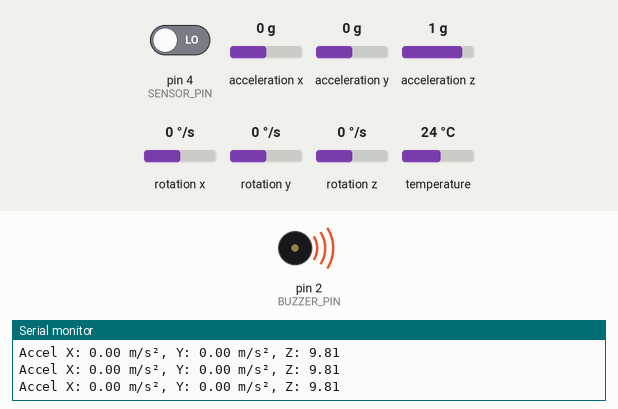
A sketch run on a simulated Arduino Uno, built with avr-gcc and run on an emulated ATmega328P. On the bench: buzzer (waves = sounding, pin HIGH), the last lines printed to the serial monitor. The test bench sets the inputs (shaded band); at power-on: pin 4 (SENSOR_PIN) LOW, acceleration x 0 g, acceleration y 0 g, acceleration z 1 g, rotation x 0 °/s, rotation y 0 °/s, rotation z 0 °/s, temperature 24 °C.

Above: at 1.2 s.
1.3 s: pin 4 (SENSOR_PIN) driven HIGH
At 1.7 s:
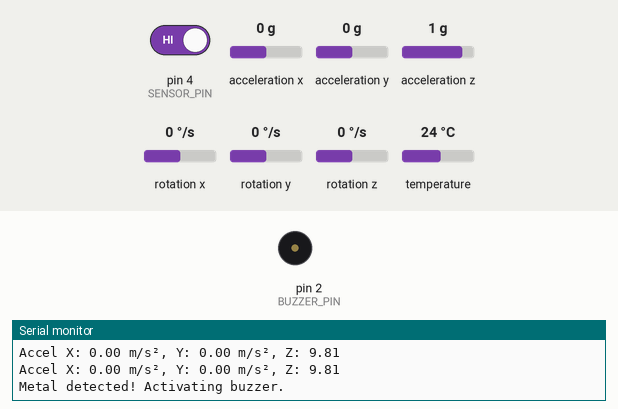
4.3 s: pin 4 (SENSOR_PIN) driven LOW
At 5.5 s:
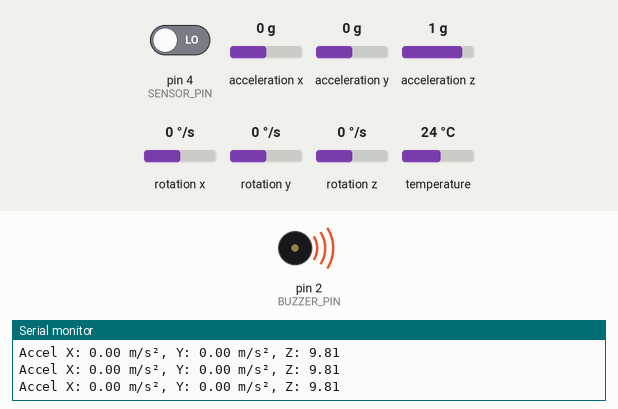
Timing chart, 0 to 7.3 s (numbered marks = the images above; inputs shaded):
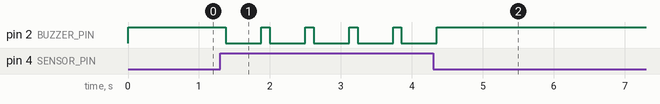

The sketch:

smart_helmet.ino
```cpp
#include <Wire.h>
#include <Adafruit_MPU6050.h>
#include <Adafruit_Sensor.h>

#define BUZZER_PIN 2
#define SENSOR_PIN 4

Adafruit_MPU6050 mpu;

void setup() {
  Serial.begin(9600);

  pinMode(BUZZER_PIN, OUTPUT);
  pinMode(SENSOR_PIN, INPUT);

  // Active LOW buzzer: OFF initially
  digitalWrite(BUZZER_PIN, HIGH);

  // Initialize MPU6050
  if (!mpu.begin()) {
    Serial.println("Failed to find MPU6050 chip!");
    while (1);
  }

  Serial.println("MPU6050 initialized successfully.");

  // Configure MPU6050
  mpu.setAccelerometerRange(MPU6050_RANGE_8_G);
  mpu.setGyroRange(MPU6050_RANGE_500_DEG);
  mpu.setFilterBandwidth(MPU6050_BAND_21_HZ);
}

void loop() {
  sensors_event_t a, g, temp;

  // Read MPU6050 data
  mpu.getEvent(&a, &g, &temp);

  // Print accelerometer data
  Serial.print("Accel X: ");
  Serial.print(a.acceleration.x);

  Serial.print(" m/s², Y: ");
  Serial.print(a.acceleration.y);

  Serial.print(" m/s², Z: ");
  Serial.println(a.acceleration.z);

  // Read inductive sensor
  int sensorState = digitalRead(SENSOR_PIN);

  if (sensorState == HIGH) {
    Serial.println("Metal detected! Activating buzzer.");

    digitalWrite(BUZZER_PIN, LOW);
    delay(500);
    digitalWrite(BUZZER_PIN, HIGH);
  } else {
    digitalWrite(BUZZER_PIN, HIGH);
  }

  delay(100);
}
```

Measured:
- after the input at 1.3 s, pin 2 (BUZZER_PIN): alternates HIGH for 0.12 s and LOW for 0.50 s, starting after 0.08 s
- after the input at 4.3 s, pin 2 (BUZZER_PIN): goes on until 4.4 s, then stays HIGH
